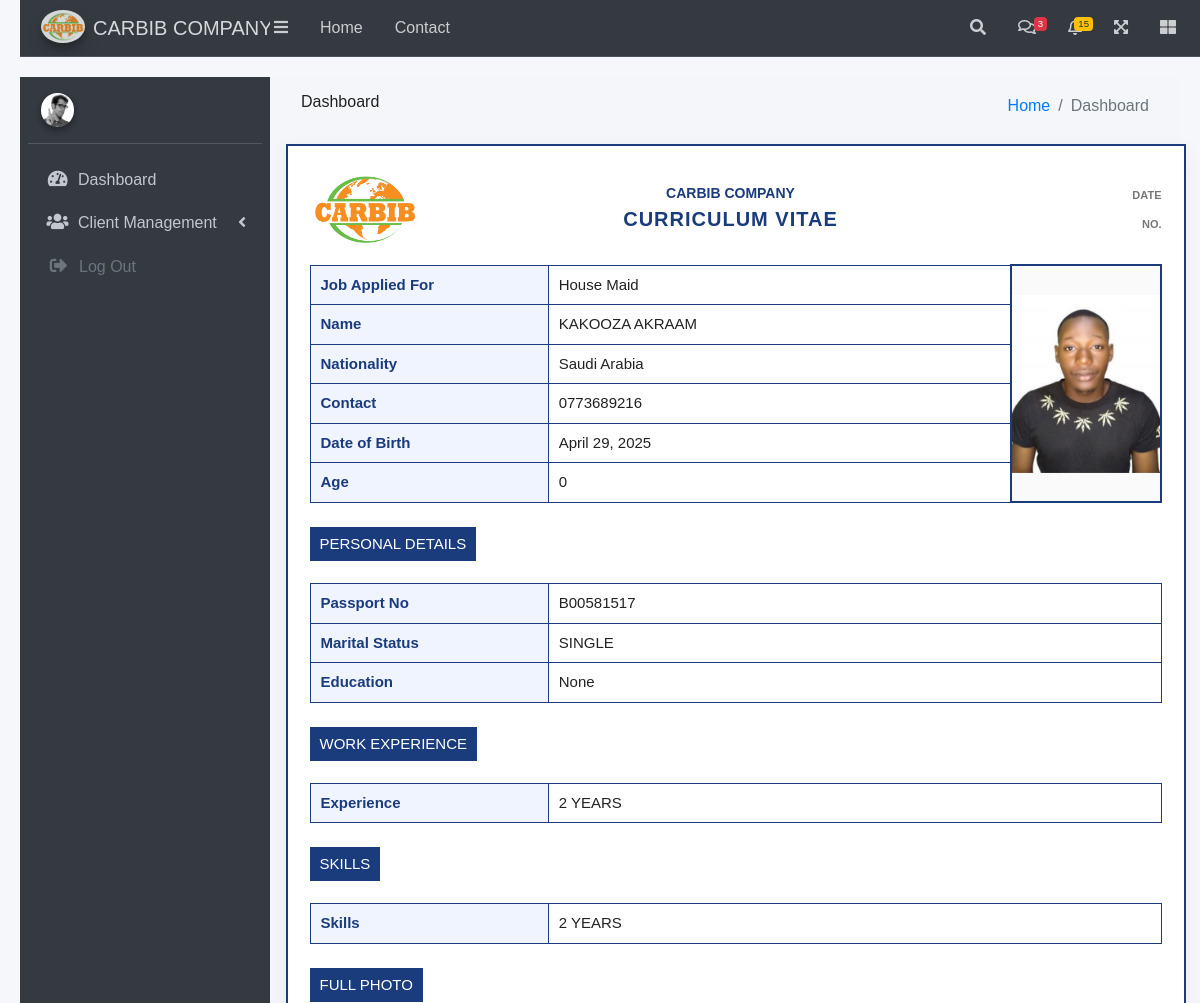
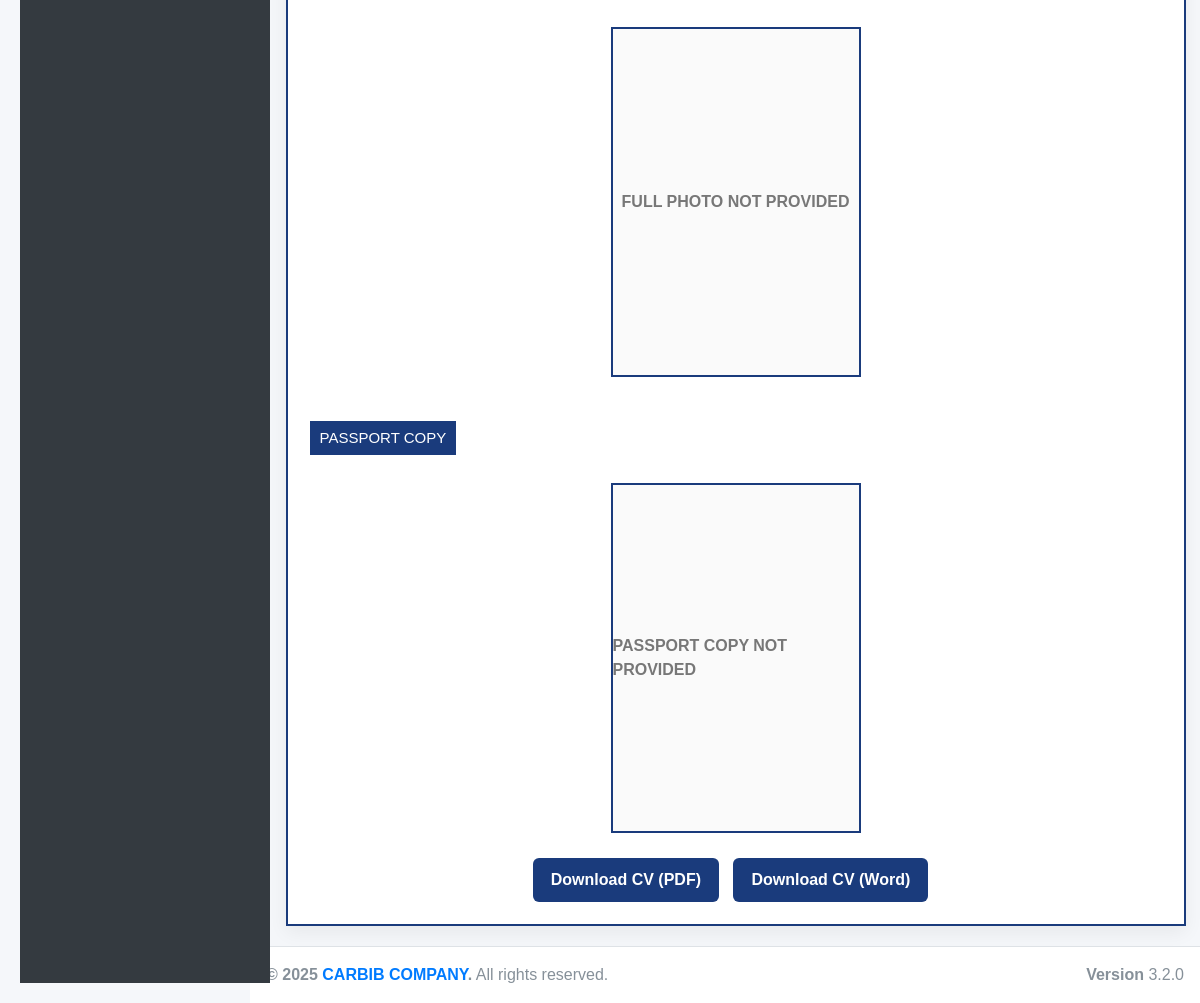
Page /clients/2/ (signed in) on the committed database (2 pictures, top to bottom).
### myapp/models.py (models this page shows, shortened)
class Candidates(models.Model):
    CANDIDATE_STATUS_CHOICES = [
        ("Pending", "Pending"),
        ("Approved", "Approved"),
        ("Travelled", "Travelled"),
    ]
    candidate_status = models.CharField(
        max_length=20, choices=CANDIDATE_STATUS_CHOICES, default="Pending"
    )
    full_name = models.CharField(max_length=100)
    gender = models.CharField(max_length=10)
    date_of_birth = models.DateField()
    phone_number = models.CharField(max_length=20)
    email = models.EmailField()
    religion = models.CharField(max_length=100)
    marital_status = models.CharField(max_length=20)
    no_of_children = models.PositiveIntegerField(default=0)
    tribe = models.CharField(max_length=100)
    clan = models.CharField(max_length=100)
    nin_number = models.CharField(max_length=20)
    passport_number = models.CharField(max_length=20, blank=True, null=True)
    working_experience = models.TextField(blank=True)
    country_worked = models.CharField(max_length=100, blank=True, null=True)
    place_of_origin_village = models.CharField(max_length=100, blank=True, null=True)
    place_of_origin_parish = models.CharField(max_length=100, blank=True, null=True)
    place_of_origin_subcounty = models.CharField(max_length=100, blank=True, null=True)
    place_of_origin_county = models.CharField(max_length=100, blank=True, null=True)
    place_of_origin_district = models.CharField(max_length=100, blank=True, null=True)
    present_address_village = models.CharField(max_length=100, blank=True, null=True)
    present_address_parish = models.CharField(max_length=100, blank=True, null=True)
    present_address_subcounty = models.CharField(max_length=100, blank=True, null=True)
    present_address_county = models.CharField(max_length=100, blank=True, null=True)
    present_address_district = models.CharField(max_length=100, blank=True, null=True)
    father_name = models.CharField(max_length=100, blank=True, null=True)
    father_dob = models.DateField(blank=True, null=True)
    father_tel = models.CharField(max_length=20, blank=True, null=True)
    father_nin = models.CharField(max_length=20, blank=True, null=True)
    father_district = models.CharField(max_length=100, blank=True, null=True)
    father_tribe = models.CharField(max_length=100, blank=True, null=True)
    father_status = models.CharField(max_length=20, blank=True, null=True)
    mother_name = models.CharField(max_length=100, blank=True, null=True)
    mother_dob = models.DateField(blank=True, null=True)
    mother_tel = models.CharField(max_length=20, blank=True, null=True)
    mother_nin = models.CharField(max_length=20, blank=True, null=True)
    mother_district = models.CharField(max_length=100, blank=True, null=True)
    mother_tribe = models.CharField(max_length=100, blank=True, null=True)
    mother_status = models.CharField(max_length=20, blank=True, null=True)
    next_of_kin_name = models.CharField(max_length=100)
    next_of_kin_relationship = models.CharField(max_length=100)
    next_of_kin_contact = models.CharField(max_length=20)
    next_of_kin_address = models.CharField(max_length=200)
    education_level = models.CharField(max_length=200, blank=True, null=True)
    job_applied = models.ForeignKey(Jobs, on_delete=models.SET_NULL, null=True, blank=True)
    job_location = models.ForeignKey(Countries, on_delete=models.SET_NULL, null=True, blank=True)
    referral_info = models.ForeignKey(Agents, on_delete=models.SET_NULL, null=True, blank=True)
    cv = models.FileField(upload_to='cvs/', blank=True, null=True)
    profile_picture = models.ImageField(upload_to='profile_pics/', blank=True, null=True)
    passport_copy = models.ImageField(upload_to='passport_copies/', blank=True, null=True)
    full_photo = models.ImageField(upload_to='full_photos/', blank=True, null=True)
    medical_copy = models.ImageField(upload_to='medical_copies/', blank=True, null=True)
    interpol = models.ImageField(upload_to='interpol/', blank=True, null=True)
    @property
    def age(self):
        if not self.date_of_birth:
            return None
        today = date.today()
        return (
            today.year
            - self.date_of_birth.year
            - ((today.month, today.day) < (self.date_of_birth.month, self.date_of_birth.day))
        )

class Jobs(models.Model):
    STATUS_CHOICES = [
        ('open', 'Open'),
        ('closed', 'Closed'),
    ]
    title = models.CharField(max_length=200)
    description = models.TextField(default="No description provided.")
    location = models.CharField(max_length=100, default="Not specified")
    salary = models.DecimalField(max_digits=10, decimal_places=2, default=0)
    date_posted = models.DateField(auto_now_add=True)
    closing_date = models.DateField()
    responsibilities = models.TextField(default="Not specified")
    status = models.CharField(max_length=20, choices=STATUS_CHOICES, default='open')
    created_at = models.DateTimeField(auto_now_add=True)
    updated_at = models.DateTimeField(auto_now=True)

class Countries(models.Model):
    name = models.CharField(max_length=100, unique=True)
    def __str__(self):
        return self.name

### myapp/views.py (the view)
# urls.py: path('clients/<int:candidate_id>/', views.view_candidate, name='view_candidate'),
@never_cache
@login_required
@cache_control(no_cache=True, must_revalidate=True, no_store=True)
def view_candidate(request, candidate_id):
    candidate = get_object_or_404(Candidates, id=candidate_id)
    job = candidate.job_applied
    return render(request, "myapp/view_candidate.html", {"c": candidate, "job": job})

### myapp/templates/myapp/view_candidate.html (shortened to what this page needs)
{% extends "myapp/home.html" %}
{% load static %}
{% block content %}
<section class="content">
  <div class="container-fluid">
{% include "myapp/includes/page_titles.html" with page_title="Dashboard" %}
<div class="cv-container">
    <div class="cv-header">
        <img src="{% static 'img/carbib_logo.png' %}" class="cv-logo">
        <div class="cv-title">
            <div class="cv-company">CARBIB COMPANY</div>
            <div class="cv-main-title">CURRICULUM VITAE</div>
        </div>
        <div class="cv-meta">
            <div><span class="meta-label">DATE</span><br></div>
            <div style="margin-top:5px;"><span class="meta-label">NO.</span><br></div>
        </div>
    </div>
    <table>
        <tr>
            <th>Job Applied For</th>
            <td>{{ c.job_applied.title }}</td>
            <td rowspan="6" class="photo-box-small">
                {% if c.profile_picture %}
                    <img src="{{ c.profile_picture.url }}" class="photo-img-small">
                {% else %}
                    <img src="{% static 'img/photo_placeholder.png' %}" class="photo-img-small">
                {% endif %}
            </td>
        </tr>
        <tr><th>Name</th><td>{{ c.full_name }}</td></tr>
        <tr><th>Nationality</th><td>{{ c.job_location }}</td></tr>
        <tr><th>Contact</th><td>{{ c.phone_number }}</td></tr>
        <tr><th>Date of Birth</th><td>{{ c.date_of_birth }}</td></tr>
        <tr><th>Age</th><td>{{ c.age }}</td></tr>
    </table>
    <h3 class="section-title">PERSONAL DETAILS</h3>
    <table>
        <tr><th>Passport No</th><td>{{ c.passport_number }}</td></tr>
        <tr><th>Marital Status</th><td>{{ c.marital_status }}</td></tr>
        <tr><th>Education</th><td>{{ c.education_level }}</td></tr>
    </table>
    <h3 class="section-title">WORK EXPERIENCE</h3>
    <table>
        <tr><th>Experience</th><td>{{ c.working_experience }}</td></tr>
    </table>
    <h3 class="section-title">SKILLS</h3>
    <table>
        <tr><th>Skills</th><td>{{ c.working_experience }}</td></tr>
    </table>
    <h3 class="section-title">FULL PHOTO</h3>
    <div class="photo-box-portrait">
        {% if c.full_photo %}
            <img src="{{ c.full_photo.url }}" class="photo-img-portrait">
        {% else %}
            FULL PHOTO NOT PROVIDED
        {% endif %}
    </div>
    <h3 class="section-title">PASSPORT COPY</h3>
    <div class="photo-box-portrait">
        {% if c.passport_copy %}
            <img src="{{ c.passport_copy.url }}" class="photo-img-portrait">
        {% else %}
            PASSPORT COPY NOT PROVIDED
        {% endif %}
    </div>
    <div class="download-button">
        <a href="{% url 'download_cv_pdf' c.id %}" class="download-btn">Download CV (PDF)</a>
        <a href="{% url 'download_cv_word' c.id %}" class="download-btn">Download CV (Word)</a>
    </div>
</div>
</div>
</section>
{% endblock %}

### myapp/templates/myapp/home.html (shortened to what this page needs)
{% load static %}
<!DOCTYPE html>
<html lang="en">
<head>
  {% include 'myapp/includes/head.html' %}
</head>
<body class="hold-transition light-mode  layout-navbar-fixed layout-footer-fixed">
  <div class="wrapper">
    {% include 'myapp/includes/navbar.html' %}
    {% include 'myapp/includes/sidebar.html' %}
    <div class="content-wrapper">
      {% block content %}
      {% endblock %}
    </div>
    <footer class="main-footer">
      <strong>&copy; 2025 <a href="#">CARBIB COMPANY</a>.</strong>
      All rights reserved.
      <div class="float-right d-none d-sm-inline-block">
        <b>Version</b> 3.2.0
      </div>
    </footer>
  </div>
</body>
</html>

### myapp/templates/myapp/includes/head.html (shortened to what this page needs)
{% load static %}
<link rel="stylesheet" href="https://cdnjs.cloudflare.com/ajax/libs/font-awesome/5.15.4/css/all.min.css">
<link rel="stylesheet" href="{% static 'plugins/fontawesome-free/css/all.min.css' %}">
<link rel="stylesheet" href="{% static 'plugins/icheck-bootstrap/icheck-bootstrap.min.css' %}">
<link rel="stylesheet" href="{% static 'css/adminlte.min2167.css' %}">
<link rel="stylesheet" href="{% static 'plugins/datatables-bs4/css/dataTables.bootstrap4.min.css' %}">
<link rel="stylesheet" href="{% static 'plugins/datatables-responsive/css/responsive.bootstrap4.min.css' %}">
<link rel="stylesheet" href="{% static 'plugins/datatables-buttons/css/buttons.bootstrap4.min.css' %}">

### myapp/templates/myapp/includes/navbar.html (shortened to what this page needs)
  <nav class="main-header navbar navbar-expand navbar-dark">
    <ul class="navbar-nav">
      <li class="nav-item">
        <a class="nav-link" data-widget="pushmenu" href="#" role="button"><i class="fas fa-bars"></i></a>
      </li>
      <li class="nav-item d-none d-sm-inline-block">
        <a href="{% url 'dashboard_view' %}" class="nav-link">Home</a>
      </li>
      <li class="nav-item d-none d-sm-inline-block">
        <a href="#" class="nav-link">Contact</a>
      </li>
    </ul>
    <ul class="navbar-nav ml-auto">
      <li class="nav-item">
        <a class="nav-link" data-widget="navbar-search" href="#" role="button">
          <i class="fas fa-search"></i>
        </a>
      </li>
      <li class="nav-item dropdown">
        <a class="nav-link" data-toggle="dropdown" href="#">
          <i class="far fa-comments"></i>
          <span class="badge badge-danger navbar-badge">3</span>
        </a>
      </li>
      <li class="nav-item dropdown">
        <a class="nav-link" data-toggle="dropdown" href="#">
          <span class="badge badge-warning navbar-badge">15</span>
        </a>
      </li>
      <li class="nav-item">
        <a class="nav-link" data-widget="fullscreen" href="#" role="button">
          <i class="fas fa-expand-arrows-alt"></i>
        </a>
      </li>
      <li class="nav-item">
        <a class="nav-link" data-widget="control-sidebar" data-slide="true" href="#" role="button">
          <i class="fas fa-th-large"></i>
        </a>
      </li>
    </ul>
  </nav>

### myapp/templates/myapp/includes/sidebar.html (shortened to what this page needs)
<aside class="main-sidebar sidebar-dark-primary">
  {% load static %}
  <a href="#" class="brand-link">
    <img src="{% static 'img/carbib_logo.png' %}" alt="Carbib Company Logo" class="brand-image img-circle elevation-3" style="opacity: 0.8;">
    <span class="brand-text font-weight-light">CARBIB COMPANY</span>
  </a>
  <div class="sidebar">
    <div class="user-panel mt-3 pb-3 mb-3 d-flex">
      <div class="image">
        <img src="{% static 'img/user2-160x160.jpg' %}" class="img-circle elevation-2" alt="User Image">
      </div>
      <div class="info">
      </div>
    </div>
    <nav class="mt-2">
      <ul class="nav nav-pills nav-sidebar flex-column" data-widget="treeview" role="menu" data-accordion="false">
        <li class="nav-item">
          <a href="{% url 'dashboard_view' %}" class="nav-link {% if request.resolver_match.url_name == 'dashboard_view' %}active{% endif %}">
            <i class="nav-icon fas fa-tachometer-alt"></i>
            <p>Dashboard</p>
          </a>
        </li>
        <li class="nav-item">
          <a href="#" class="nav-link">
            <i class="nav-icon fas fa-users"></i>
            <p>
              Client Management
              <i class="fas fa-angle-left right"></i>
            </p>
          </a>
        </li>
        {% if user.is_authenticated %}
        <li class="nav-item">
          <form method="post" action="{% url 'logout' %}">
            <button type="submit" class="nav-link btn btn-link text-left" style="padding-left: 1rem;">
              <i class="nav-icon fas fa-sign-out-alt"></i>
              <p style="display:inline;">Log Out</p>
            </button>
          </form>
        </li>
        {% endif %}
      </ul>
    </nav>
  </div>
</aside>

### myapp/templates/myapp/includes/page_titles.html
<div class="content-header">
    <div class="container-fluid">
      <div class="row mb-2">
        <div class="col-sm-6">
          <h6 class="m-0">{{ page_title }}</h6>
        </div>
        <div class="col-sm-6">
          <ol class="breadcrumb float-sm-right">
            <li class="breadcrumb-item"><a href="{% url 'home' %}">Home</a></li>
            <li class="breadcrumb-item active">{{ page_title }}</li>
          </ol>
        </div>
      </div>
    </div>
  </div>

### myapp/templates/myapp/includes/footer.html (shortened to what this page needs)
  {% load static %}

### myapp/templates/myapp/view_candidate.html (style rules this page uses)
body { font-family: Arial, sans-serif; background: #f5f7fa; margin: 0; padding: 20px; color: #222; }
.cv-container { width: 900px; margin: auto; background: #fff; padding: 22px; border: 2px solid #1a3b7c; box-shadow: 0 6px 18px rgba(0,0,0,0.06); }
.cv-header { display: flex; align-items: center; gap: 18px; margin-bottom: 10px; }
.cv-logo { width: 110px; height: auto; }
.cv-title { flex: 1; text-align: center; }
.cv-company { font-size: 14px; color: #1a3b7c; font-weight: 700; }
.cv-main-title { font-size: 20px; color: #1a3b7c; font-weight: 800; letter-spacing: 1px; }
.cv-meta { text-align: right; min-width: 120px; }
.meta-label { font-size: 11px; color: #777; font-weight: 600; }
table { width: 100%; border-collapse: collapse; margin-top: 14px; font-size: 15px; }
table th, table td { border: 1px solid #1a3b7c; padding: 8px 10px; }
table th { background: #f0f4ff; color: #1a3b7c; font-weight: 700; width: 28%; }
.photo-box-small { width: 150px; height: 180px; border: 2px solid #1a3b7c; background: #fafafa; padding: 0; text-align: center; }
.photo-img-small { width: 100%; height: 100%; object-fit: cover; }
.photo-box-portrait { width: 250px; height: 350px; border: 2px solid #1a3b7c; background: #fafafa; margin: 20px auto; display: flex; justify-content: center; align-items: center; font-weight: bold; color: #777; }
.section-title { background: #1a3b7c; color: white; padding: 8px 10px; margin-top: 24px; font-size: 15px; text-transform: uppercase; display: inline-block; }
.download-button { margin-top: 25px; text-align: center; }
.download-btn { background: #1a3b7c; color: white; padding: 10px 18px; border-radius: 6px; text-decoration: none; font-weight: bold; font-size: 16px; display: inline-block; margin-right: 10px; }

### rows in the picture
Candidates: job_applied "House Maid", profile_picture (picture), full_name "KAKOOZA AKRAAM", job_location "Saudi Arabia", phone_number "0773689216", date_of_birth "April 29, 2025", age "0", passport_number "B00581517", marital_status "SINGLE", education_level "None", working_experience "2 YEARS"

### other values in the picture
{{ page_title }} "Dashboard"
